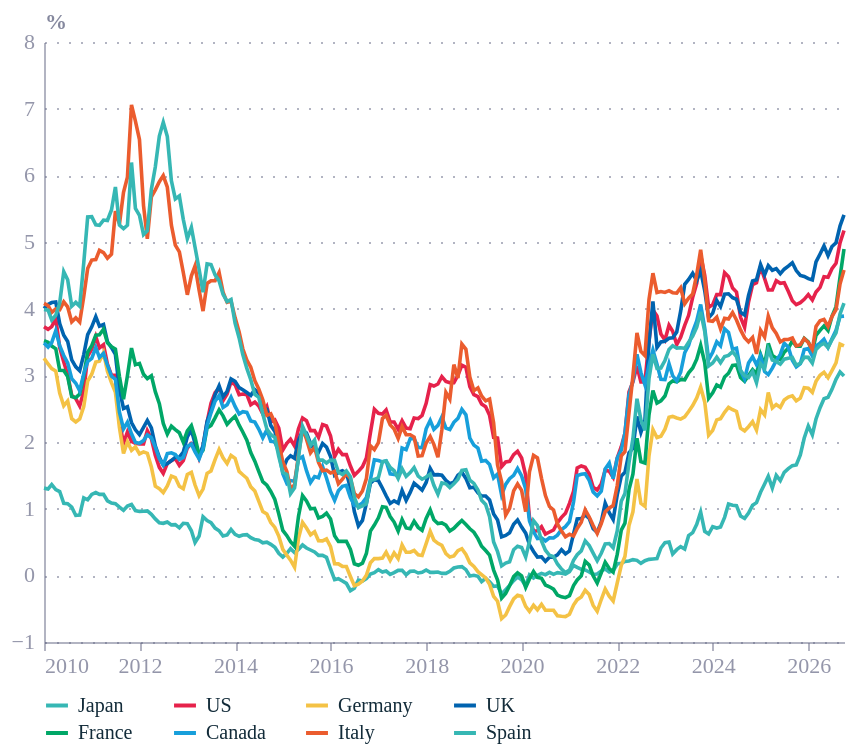

The notebook cell saved with this chart:
### Code cell
import pandas as pd
import altair as alt
from ecostyles import EcoStyles

styles = EcoStyles()
styles.register_and_enable_theme()

# ---------- FRED monthly data (history) ----------
NAMES = {
    "IRLTLT01JPM156N": "Japan", "IRLTLT01USM156N": "US", "IRLTLT01DEM156N": "Germany",
    "IRLTLT01GBM156N": "UK", "IRLTLT01FRM156N": "France", "IRLTLT01CAM156N": "Canada",
    "IRLTLT01ITM156N": "Italy", "IRLTLT01ESM156N": "Spain",
}
ORDER = ["Japan", "US", "Germany", "UK", "France", "Canada", "Italy", "Spain"]

wide = (
    pd.read_csv("../data/fredgraph.csv", parse_dates=["observation_date"])
    .rename(columns={"observation_date": "date", **NAMES})
    [["date"] + ORDER]
    .query("date >= '2010-01-01'")
)

# ---------- LSEG daily data: fills Sept gaps and adds October month-to-date ----------
LSEG = {
    "Date": "date", "JP10YT=RR (BID_YIELD)": "Japan", "US10YT=RR (BID_YIELD)": "US",
    "DE10YT=RR (BID_YIELD)": "Germany", "GB10YT=RR (BID_YIELD)": "UK",
    "FR10YT=RR (BID_YIELD)": "France", "CA10YT=RR (BID_YIELD)": "Canada",
    "IT10YT=RR (BID_YIELD)": "Italy", "ES10YT=RR (BID_YIELD)": "Spain",
}
daily = (
    pd.read_excel("../data/Paul (3).xlsx", skiprows=[1])        # row 2 is just a "Close" label row
    .rename(columns=LSEG)[list(LSEG.values())]
    .assign(date=lambda d: pd.to_datetime(d["date"]))
    .set_index("date").sort_index()
)
lseg = daily.resample("MS").mean()[ORDER]                     # monthly average of daily yields
lseg = lseg.loc["2026-09-01":]                                # only the months FRED is missing/incomplete

# FRED values win where they exist; LSEG fills the gaps and adds Oct 2026
wide = wide.set_index("date").combine_first(lseg).sort_index().reset_index()
long = wide.melt("date", var_name="country", value_name="rate").dropna()

# ---------- hover: snap to nearest month ----------
nearest = alt.selection_point(
    fields=["date"], nearest=True, on="pointerover", clear="pointerout", empty=False
)

# ---------- encodings ----------
legend = alt.Legend(
    title=None, orient="bottom", direction="horizontal", columns=4,
    symbolType="stroke", symbolStrokeWidth=2, symbolSize=120,
    labelFontSize=10, columnPadding=16, rowPadding=2, offset=8,
)
color = alt.Color("country:N", sort=ORDER, legend=legend)
x = alt.X("date:T", title=None, axis=alt.Axis(format="%Y", tickCount=9))
y = alt.Y("rate:Q", title="%")

# ---------- layers ----------
lines = alt.Chart(long).mark_line(strokeWidth=1.8).encode(x=x, y=y, color=color)

dots = (
    alt.Chart(long).mark_circle(size=45)
    .encode(x=x, y=y, color=color, opacity=alt.condition(nearest, alt.value(1), alt.value(0)))
)

# tooltip: every country's value for the hovered month
tooltip = [alt.Tooltip("date:T", title="Month", format="%b %Y")] + [
    alt.Tooltip(f"{c}:Q", title=c, format=".2f") for c in ORDER
]
# soft 8px band (not a 1px line) so the tooltip triggers reliably anywhere you hover
hover_band = (
    alt.Chart(wide).mark_rule(color="#94a3b8", strokeWidth=8, opacity=0.25)
    .encode(x="date:T", tooltip=tooltip)
    .transform_filter(nearest)
)
catcher = alt.Chart(wide).mark_point(opacity=0).encode(x="date:T").add_params(nearest)

chart = (
    (catcher + hover_band + lines + dots)
    .properties(
        width=400, height=300,
       
    )
)

styles.save(chart, path=".", name="bond_yields", svg=True)
chart

### Figure 1 — Vega-Lite specification as saved in the notebook (floating-point values rounded to 4 significant figures; data arrays with more than 128 entries replaced by an {"elided": "..."} marker saying what was removed)
{"config": {"font": "Circular Std", "text": {"color": "#676A86", "align": "left", "baseline": "middle", "dx": 7, "dy": 0, "fontSize": 11}, "view": {"stroke": null, "continuousWidth": 400, "continuousHeight": 300, "discreteWidth": 400, "discreteHeight": 300}, "range": {"category": ["#36B7B4", "#E6224B", "#F4C245", "#0063AF", "#00A767", "#179FDB", "#EB5C2E"], "diverging": ["#E6224B", "#E54753", "#C9C9C9", "#179FDB", "#122B39"], "heatmap": ["#C9C9C9", "#179FDB", "#0063AF", "#122B39"], "ordinal": ["#00A767", "#36B7B4", "#179FDB", "#0063AF", "#243B5A"]}, "bar": {"color": "#179fdb"}, "line": {"color": "#e6224b"}, "rule": {"color": "#676A86"}, "area": {"opacity": 0.3}, "point": {"filled": true, "size": 80, "color": "#e6224b", "opacity": 0.95}, "geoshape": {"stroke": "white", "strokeWidth": 0.3}, "rect": {"fill": "#d6d4d4", "opacity": 0.3}, "axis": {"labelColor": "#676A86", "labelFontSize": 11, "labelFont": "Circular Std", "labelOpacity": 0.7, "tickColor": "#676A86", "tickOpacity": 0.5, "domainColor": "#676A86", "domainOpacity": 0.5, "gridColor": "#676A86", "gridDash": [2, 2], "gridOpacity": 0.5, "title": null, "titleColor": "#676A86", "titleOpacity": 0.8, "tickSize": 4}, "axisXDiscrete": {"grid": false, "labelAngle": 0, "tickCount": 10, "tickOpacity": 0.5, "title": null}, "axisYDiscrete": {"ticks": false, "labelPadding": 5}, "axisXTemporal": {"grid": false, "ticks": true}, "axisXQuantitative": {"grid": true}, "axisYQuantitative": {"gridColor": "#676A86", "gridDash": [1, 5], "gridOpacity": 0.5, "ticks": false, "labelPadding": 5, "tickCount": 8, "titleAngle": 0, "titleAlign": "left", "titleBaseline": "bottom", "titleX": 0, "titleY": -5}, "title": {"color": "#676A86E6", "subtitleColor": "#676A86", "font": "Circular Std", "subtitleFont": "Circular Std", "anchor": "start", "fontSize": 14, "subtitleFontSize": 12, "subtitlePadding": 4, "offset": 0, "frame": "group"}, "legend": {"titleColor": "#122b39", "title": null, "labelColor": "#122b39", "labelFontSize": 11}}, "layer": [{"mark": {"type": "point", "opacity": 0}, "encoding": {"x": {"field": "date", "type": "temporal"}}, "name": "view_c19574db43ebed8b_0"}, {"mark": {"type": "rule", "color": "#94a3b8", "opacity": 0.25, "strokeWidth": 8}, "encoding": {"tooltip": [{"field": "date", "format": "%b %Y", "title": "Month", "type": "temporal"}, {"field": "Japan", "format": ".2f", "title": "Japan", "type": "quantitative"}, {"field": "US", "format": ".2f", "title": "US", "type": "quantitative"}, {"field": "Germany", "format": ".2f", "title": "Germany", "type": "quantitative"}, {"field": "UK", "format": ".2f", "title": "UK", "type": "quantitative"}, {"field": "France", "format": ".2f", "title": "France", "type": "quantitative"}, {"field": "Canada", "format": ".2f", "title": "Canada", "type": "quantitative"}, {"field": "Italy", "format": ".2f", "title": "Italy", "type": "quantitative"}, {"field": "Spain", "format": ".2f", "title": "Spain", "type": "quantitative"}], "x": {"field": "date", "type": "temporal"}}, "transform": [{"filter": {"param": "param_788d626bfb4db19d", "empty": false}}]}, {"data": {"name": "data-b6ce7f5224bf1a8d83d154d4d9d983fa"}, "mark": {"type": "line", "strokeWidth": 1.8}, "encoding": {"color": {"field": "country", "legend": {"columnPadding": 16, "columns": 4, "direction": "horizontal", "labelFontSize": 10, "offset": 8, "orient": "bottom", "rowPadding": 2, "symbolSize": 120, "symbolStrokeWidth": 2, "symbolType": "stroke", "title": null}, "sort": ["Japan", "US", "Germany", "UK", "France", "Canada", "Italy", "Spain"], "type": "nominal"}, "x": {"axis": {"format": "%Y", "tickCount": 9}, "field": "date", "title": null, "type": "temporal"}, "y": {"field": "rate", "title": "%", "type": "quantitative"}}}, {"data": {"name": "data-b6ce7f5224bf1a8d83d154d4d9d983fa"}, "mark": {"type": "circle", "size": 45}, "encoding": {"color": {"field": "country", "legend": {"columnPadding": 16, "columns": 4, "direction": "horizontal", "labelFontSize": 10, "offset": 8, "orient": "bottom", "rowPadding": 2, "symbolSize": 120, "symbolStrokeWidth": 2, "symbolType": "stroke", "title": null}, "sort": ["Japan", "US", "Germany", "UK", "France", "Canada", "Italy", "Spain"], "type": "nominal"}, "opacity": {"condition": {"param": "param_788d626bfb4db19d", "value": 1, "empty": false}, "value": 0}, "x": {"axis": {"format": "%Y", "tickCount": 9}, "field": "date", "title": null, "type": "temporal"}, "y": {"field": "rate", "title": "%", "type": "quantitative"}}}], "data": {"name": "data-08d4bb4107d054626534f641221a05af"}, "height": 300, "params": [{"name": "param_788d626bfb4db19d", "select": {"type": "point", "clear": "pointerout", "fields": ["date"], "nearest": true, "on": "pointerover"}, "views": ["view_c19574db43ebed8b_0"]}], "width": 400, "$schema": "https://vega.github.io/schema/vega-lite/v6.4.1.json", "datasets": {"data-08d4bb4107d054626534f641221a05af": {"elided": "202 records"}, "data-b6ce7f5224bf1a8d83d154d4d9d983fa": {"elided": "1616 records"}}}
